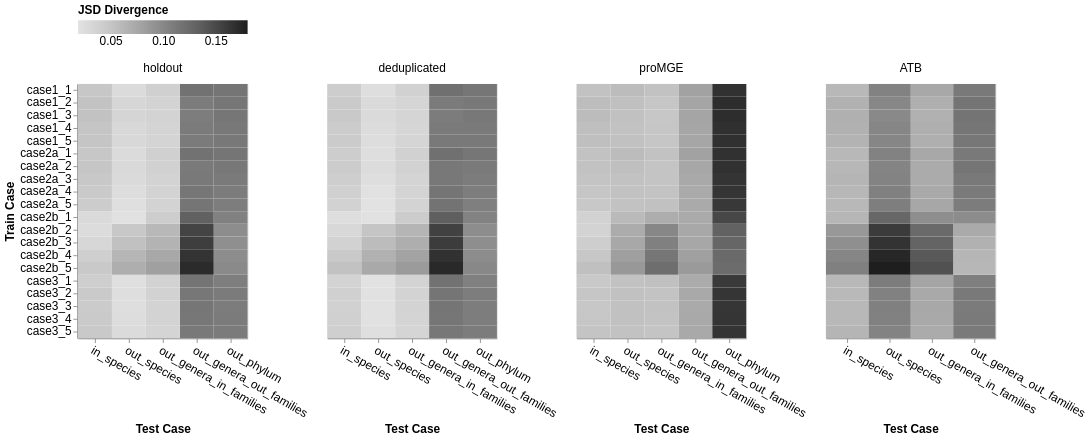

The notebook cell saved with this chart:
### Code cell
# 1. Create the base heatmap
jsd_heatmap = alt.Chart(jsd_performance_df).mark_rect().encode(
    x=alt.X('test_case:N', title="Test Case", axis=alt.Axis(labelAngle=30),
            sort=['in_species', 'out_species', 'out_genera_in_families', 'out_genera_out_families', 'out_phylum']),
    y=alt.Y('train_case:N', title="Train Case"),
    color=alt.Color('jsd:Q', 
                    scale=alt.Scale(scheme='greys'),
                    title="JSD Divergence"),
    tooltip=['train_case', 'test_case', 'jsd']
).properties(
    width=200, # Width of each individual group
    height=300
)

# 2. Group by a specific column (e.g., 'Organism_Type' or 'Dataset_Origin')
jsd_grouped_chart = jsd_heatmap.facet(
    column=alt.Column('test_group:N', title=None, sort=['holdout','deduplicated','proMGE','ATB'])
).resolve_scale(
    x='independent' # Allows different file names on X-axes for each group
)

fontsize = 14
jsd_grouped_chart.configure_legend(
        orient="top",
        titleFontSize=fontsize,    
        labelFontSize=fontsize,
    ).configure_axis(
        labelFontSize=fontsize,
        titleFontSize=fontsize,
    ).configure_header(
        labelFontSize=fontsize
    )#.save('./figures/jsd_train_test_heatmap.pdf')

### Figure 1 — Vega-Lite specification as saved in the notebook (floating-point values rounded to 4 significant figures; data arrays with more than 128 entries replaced by an {"elided": "..."} marker saying what was removed)
{"config": {"view": {"continuousWidth": 300, "continuousHeight": 300}, "axis": {"labelFontSize": 14, "titleFontSize": 14}, "header": {"labelFontSize": 14}, "legend": {"labelFontSize": 14, "orient": "top", "titleFontSize": 14}}, "data": {"name": "data-25d62fa217865027a2b07d0efbec2959"}, "facet": {"column": {"field": "test_group", "sort": ["holdout", "deduplicated", "proMGE", "ATB"], "title": null, "type": "nominal"}}, "spec": {"mark": {"type": "rect"}, "encoding": {"color": {"field": "jsd", "scale": {"scheme": "greys"}, "title": "JSD Divergence", "type": "quantitative"}, "tooltip": [{"field": "train_case", "type": "nominal"}, {"field": "test_case", "type": "nominal"}, {"field": "jsd", "type": "quantitative"}], "x": {"axis": {"labelAngle": 30}, "field": "test_case", "sort": ["in_species", "out_species", "out_genera_in_families", "out_genera_out_families", "out_phylum"], "title": "Test Case", "type": "nominal"}, "y": {"field": "train_case", "title": "Train Case", "type": "nominal"}}, "height": 300, "width": 200}, "resolve": {"scale": {"x": "independent"}}, "$schema": "https://vega.github.io/schema/vega-lite/v5.20.1.json", "datasets": {"data-25d62fa217865027a2b07d0efbec2959": {"elided": "380 records"}}}
